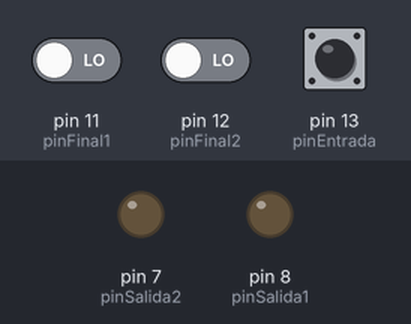
Recording of a sketch running on a simulated Arduino Uno, built with avr-gcc and run on an emulated ATmega328P. Shown: output pins drawn as LEDs (lit = HIGH). The test bench sets the inputs (shaded band); at power-on: pin 13 (pinEntrada) LOW, pin 12 (pinFinal2) LOW, pin 11 (pinFinal1) LOW.

Above: at 1.2 s.
1.3 s: pin 13 (pinEntrada) pulsed HIGH 5 times (0.12 s each, 0.3 s apart)
At 2.18 s:
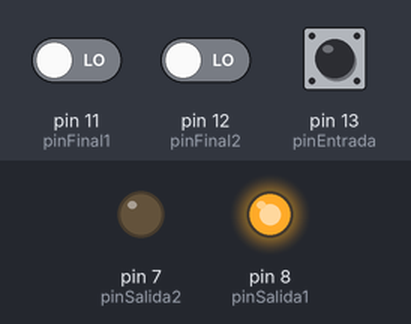
At 3.9 s:
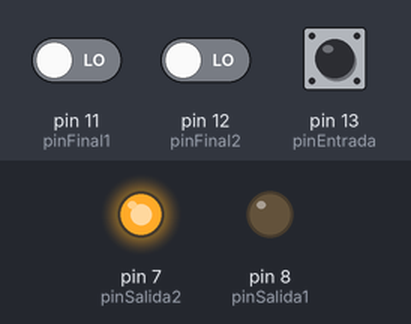
4.3 s: pin 12 (pinFinal2) driven HIGH
At 5.4 s:
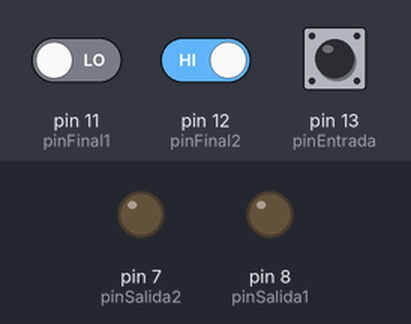
Timing chart, 0 to 7.3 s (numbered marks = the images above; inputs shaded):
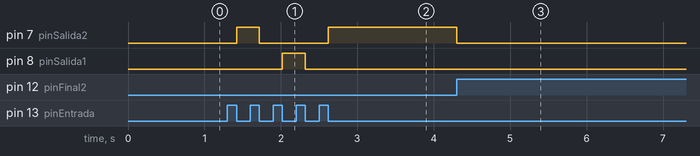

The sketch:

Automatismo_toldo__parte1_.ino
```cpp
/************************************************************************+************************************
*  Aproveitando a montaxe da práctica anterior, imos sustituír un dos motores para que o que queda realice
*  a función de despregado (marcha directa) e pregado (marcha inversa), usando un pulsador.
*  O toldo debe iniciarse no estado de pregado, unha vez aceso. Por suposto, o control do pregado/despregado
*  faise usando dous fins de carreira e o motor debe pasar por paro antes de invertir o xiro
*
*
*
*  Autor: Javier Figueiro Resúa
*  Data: Marzo 2024
*
*************************************************************************************************************/


//Definir pins de entrada e saída
const int pinEntrada = 13;
const int pinSalida1 = 8;
const int pinSalida2 = 7;
const int pinFinal1 = 11;
const int pinFinal2 = 12;

//Variabel para almacenar o estado da entrada
int estadoEntradaAnterior = LOW;
//Variabel para controlar que a saída está activa
int salidaActiva = 0;
int estadoEntrada = 0;
int direccion = 0; // 0 abajo 1 arriba
int valorPinFinal1 = 0;
int valorPinFinal2 = 0;

void setup(){
  //Iniciar os pins
  pinMode(pinEntrada, INPUT);
  pinMode(pinFinal1, INPUT);
  pinMode(pinFinal2, INPUT);

  pinMode(pinSalida1, OUTPUT);
  pinMode(pinSalida2, OUTPUT);
}

void loop() {
  //Ler o estado actual da entrada
  // int estadoEntrada = digitalRead(pinEntrada);
  valorPinFinal1 = digitalRead(pinFinal1);
  valorPinFinal2 = digitalRead(pinFinal2);

  while(digitalRead(pinEntrada)) {
  	estadoEntrada = 1;
  }

  if (estadoEntrada) { // Si se ha detectado una pulsación
    estadoEntrada = 0; // Se resetea el valor del pulsador
    if (salidaActiva) { // Revisa si se está moviendo la ventanaa
      	direccion = !direccion;	// Se cambia la dirección

    	digitalWrite(pinSalida1, LOW); // Se apagan los dos motores
      	digitalWrite(pinSalida2, LOW);

      	salidaActiva = 0; // Se indica que se dejo de mover la ventana
    } else {
    	salidaActiva = 1; // Se indica que se mueve la ventana

    	if (direccion) { // Si dirrecion es 1 (arriba)
    		digitalWrite(pinSalida1, HIGH); // Se enciende el motor
   		} else { // Si no (abajo)
    		digitalWrite(pinSalida2, HIGH); // Se enciende el otro motor
    	}
   	  }
  }

  if (valorPinFinal1) { // Si se detecta una pulsación del final de carrera de arriba
    direccion = 0; // Se cambia la dirección
    salidaActiva = 0; // Se indica que se deja de mover la ventana
  	digitalWrite(pinSalida1, LOW); // Se apaga el motor
  }

  if (valorPinFinal2) { // Si se detecta una pulsación del final de carrera de abajo
    direccion = 1; // Se cambia la dirección
    salidaActiva = 0; // Se indica que se dejó de mover la ventana
  	digitalWrite(pinSalida2, LOW); // Se apaga el motor
  }

  delay (10);
  //actualizamos estado anterior da entrada
  estadoEntradaAnterior = estadoEntrada;
}
```

Measured:
- after the input at 1.3 s, pin 7 (pinSalida2): LOW → HIGH after 0.12 s, → LOW 0.30 s later, → HIGH 0.90 s later; pin 8 (pinSalida1): LOW → HIGH after 0.72 s, → LOW 0.30 s later
- after the input at 4.3 s, pin 7 (pinSalida2): HIGH → LOW at once
